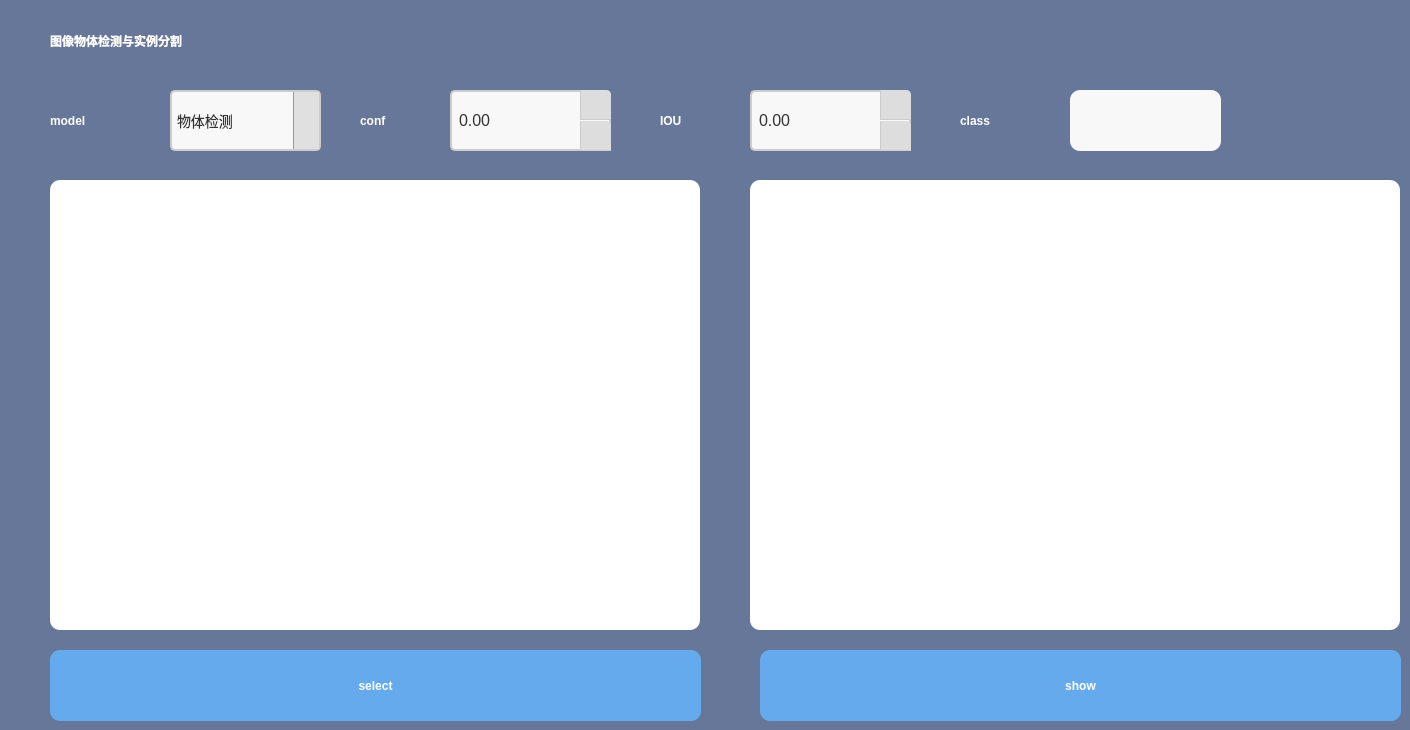
    <widget class="QWidget" name="tab">
     <property name="styleSheet">
      <string notr="true">QWidget{
	background-color: #667799;
}</string>
     </property>
     <attribute name="title">
      <string>Tab 1</string>
     </attribute>
     <widget class="QGraphicsView" name="raw_image">
      <property name="geometry">
       <rect>
        <x>50</x>
        <y>180</y>
        <width>650</width>
        <height>450</height>
       </rect>
      </property>
      <property name="styleSheet">
       <string notr="true">QGraphicsView{
	background-color: white;
	border: 0;
	border-radius:10%;
}</string>
      </property>
     </widget>
     <widget class="QGraphicsView" name="res_image">
      <property name="geometry">
       <rect>
        <x>750</x>
        <y>180</y>
        <width>650</width>
        <height>450</height>
       </rect>
      </property>
      <property name="styleSheet">
       <string notr="true">QGraphicsView{
	background-color: white;
	border-radius:10%;
	border: 0;
}</string>
      </property>
     </widget>
     <widget class="QPushButton" name="select_btn">
      <property name="geometry">
       <rect>
        <x>50</x>
        <y>650</y>
        <width>651</width>
        <height>71</height>
       </rect>
      </property>
      <property name="styleSheet">
       <string notr="true">QPushButton{
	font: 14pt &quot;Arial&quot;;
	font-weight: bold;
	background-color: #66aaee;
	border-radius: 10%;
	color: white
}</string>
      </property>
      <property name="text">
       <string>select</string>
      </property>
     </widget>
     <widget class="QPushButton" name="show_btn">
      <property name="geometry">
       <rect>
        <x>760</x>
        <y>650</y>
        <width>641</width>
        <height>71</height>
       </rect>
      </property>
      <property name="styleSheet">
       <string notr="true">QPushButton{
	font: 14pt &quot;Arial&quot;;
	font-weight: bold;
	background-color: #66aaee;
	border-radius: 10%;
	color: white
}</string>
      </property>
      <property name="text">
       <string>show</string>
      </property>
     </widget>
     <widget class="QLabel" name="label_2">
      <property name="geometry">
       <rect>
        <x>360</x>
        <y>90</y>
        <width>91</width>
        <height>61</height>
       </rect>
      </property>
      <property name="styleSheet">
       <string notr="true">QLabel{
	font: 16pt &quot;Arial&quot;;
	font-weight: bold;
	color: #ffffff;
}</string>
      </property>
      <property name="text">
       <string>conf</string>
      </property>
     </widget>
     <widget class="QLabel" name="label_3">
      <property name="geometry">
       <rect>
        <x>660</x>
        <y>90</y>
        <width>81</width>
        <height>61</height>
       </rect>
      </property>
      <property name="styleSheet">
       <string notr="true">QLabel{
	font: 16pt &quot;Arial&quot;;
	font-weight: bold;
	color: #ffffff;
}</string>
      </property>
      <property name="text">
       <string>IOU</string>
      </property>
     </widget>
     <widget class="QLineEdit" name="class1">
      <property name="geometry">
       <rect>
        <x>1070</x>
        <y>90</y>
        <width>151</width>
        <height>61</height>
       </rect>
      </property>
      <property name="styleSheet">
       <string notr="true">QLineEdit{
	background-color: #f8f8f8;
	font-size: 12pt;
	border: 0;
	padding: 10px;
    border-radius: 10%;
}</string>
      </property>
     </widget>
     <widget class="QLabel" name="label_6">
      <property name="geometry">
       <rect>
        <x>960</x>
        <y>90</y>
        <width>101</width>
        <height>61</height>
       </rect>
      </property>
      <property name="styleSheet">
       <string notr="true">QLabel{
	font: 16pt &quot;Arial&quot;;
	font-weight: bold;
	color: #ffffff;
}</string>
      </property>
      <property name="text">
       <string>class</string>
      </property>
     </widget>
     <widget class="QDoubleSpinBox" name="conf1">
      <property name="geometry">
       <rect>
        <x>450</x>
        <y>90</y>
        <width>161</width>
        <height>61</height>
       </rect>
      </property>
      <property name="styleSheet">
       <string notr="true">    QDoubleSpinBox {
        background-color: #f8f8f8;
        border: 2px solid #ccc;
        border-radius: 5px;
        padding: 5px;
        font-size: 12pt;
        color: #333;
    }
    QDoubleSpinBox::up-button {
        subcontrol-origin: border;
        subcontrol-position: top right;
        width: 30px;
        border-left: 1px solid #ccc;
        border-bottom: 1px solid #ccc;
        border-top-right-radius: 5px;
        background-color: #ddd;
    }
    QDoubleSpinBox::down-button {
        subcontrol-origin: border;
        subcontrol-position: bottom right;
        width: 30px;
        border-left: 1px solid #ccc;
        border-bottom: 1px solid #ccc;
        border-top-right-radius: 5px;
        background-color: #ddd;

    }
    QDoubleSpinBox::up-button:hover, QDoubleSpinBox::down-button:hover {
        background-color: #ccc;
    }
    QDoubleSpinBox::up-arrow {
        width: 10px;
        height: 10px;
        image: url(D:/MyCode/public_project/yolov8-traffic-app/ui/up.png);  /* 使用资源文件中的图标 */
    }
    QDoubleSpinBox::down-arrow {
        width: 10px;
        height: 10px;
        image: url(D:/MyCode/public_project/yolov8-traffic-app/ui/down.png);  /* 使用资源文件中的图标 */
    }</string>
      </property>
     </widget>
     <widget class="QDoubleSpinBox" name="IOU1">
      <property name="geometry">
       <rect>
        <x>750</x>
        <y>90</y>
        <width>161</width>
        <height>61</height>
       </rect>
      </property>
      <property name="styleSheet">
       <string notr="true">    QDoubleSpinBox {
        background-color: #f8f8f8;
        border: 2px solid #ccc;
        border-radius: 5px;
        padding: 5px;
        font-size: 12pt;
        color: #333;
    }
    QDoubleSpinBox::up-button {
        subcontrol-origin: border;
        subcontrol-position: top right;
        width: 30px;
        border-left: 1px solid #ccc;
        border-bottom: 1px solid #ccc;
        border-top-right-radius: 5px;
        background-color: #ddd;
    }
    QDoubleSpinBox::down-button {
        subcontrol-origin: border;
        subcontrol-position: bottom right;
        width: 30px;
        border-left: 1px solid #ccc;
        border-bottom: 1px solid #ccc;
        border-top-right-radius: 5px;
        background-color: #ddd;

    }
    QDoubleSpinBox::up-button:hover, QDoubleSpinBox::down-button:hover {
        background-color: #ccc;
    }
    QDoubleSpinBox::up-arrow {
        width: 10px;
        height: 10px;
        image: url(D:/MyCode/public_project/yolov8-traffic-app/ui/up.png);  /* 使用资源文件中的图标 */
    }
    QDoubleSpinBox::down-arrow {
        width: 10px;
        height: 10px;
        image: url(D:/MyCode/public_project/yolov8-traffic-app/ui/down.png);  /* 使用资源文件中的图标 */
    }</string>
      </property>
     </widget>
     <widget class="QLabel" name="label_23">
      <property name="geometry">
       <rect>
        <x>50</x>
        <y>10</y>
        <width>371</width>
        <height>61</height>
       </rect>
      </property>
      <property name="styleSheet">
       <string notr="true">QLabel{
	font: 18pt &quot;黑体&quot;;
	font-weight: bold;
	color: #ffffff;
}</string>
      </property>
      <property name="text">
       <string>图像物体检测与实例分割</string>
      </property>
     </widget>
     <widget class="QLabel" name="label_32">
      <property name="geometry">
       <rect>
        <x>50</x>
        <y>90</y>
        <width>121</width>
        <height>61</height>
       </rect>
      </property>
      <property name="styleSheet">
       <string notr="true">QLabel{
	font: 16pt &quot;Arial&quot;;
	font-weight: bold;
	color: #ffffff;
}</string>
      </property>
      <property name="text">
       <string>model</string>
      </property>
     </widget>
     <widget class="QComboBox" name="combo1">
      <property name="geometry">
       <rect>
        <x>170</x>
        <y>90</y>
        <width>151</width>
        <height>61</height>
       </rect>
      </property>
      <property name="styleSheet">
       <string notr="true">QComboBox {
    background-color: #f8f8f8;
    border: 2px solid #ccc;
    border-radius: 5px;
    padding: 5px;
    font-size: 14px;
    color: #333;
}
QComboBox::down-arrow {
    image: url(D:/MyCode/public_project/yolov8-traffic-app/ui/down.png);
    width: 10px;
    height: 10px;
}
QComboBox::drop-down {
    subcontrol-origin: padding;
    subcontrol-position: top right;
    width: 25px;
    border-left: 1px solid #999;
    background-color: #e0e0e0;
}
QComboBox QAbstractItemView {
    background-color: #fff;
    border: 1px solid #ccc;
    selection-background-color: #0078d7;
    selection-color: #fff;
}
QComboBox:hover {
    border-color: #0078d7;
}
QComboBox:disabled {
    background-color: #f0f0f0;
    border: 1px solid #ccc;
    color: #888;
}</string>
      </property>
      <item>
       <property name="text">
        <string>物体检测</string>
       </property>
      </item>
      <item>
       <property name="text">
        <string>实例分割</string>
       </property>
      </item>
     </widget>
    </widget>
